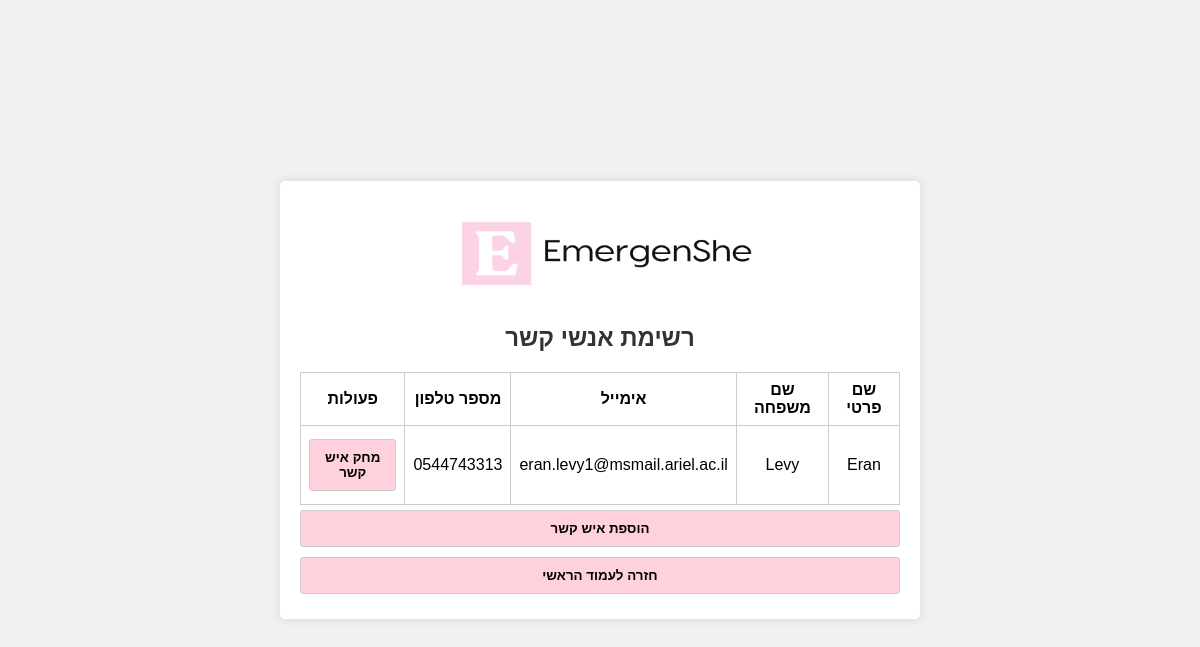
The page /users_contact (signed in) on the database its author committed.
### tables this page shows
CREATE TABLE "contact_list" (
        ID INTEGER PRIMARY KEY,
        UserID INTEGER,
        First_Name TEXT,
        Last_Name TEXT,
        Phone_Number TEXT,
        Email TEXT,
        password TEXT,
        is_active INTEGER
    );

### app/app.py (the view)
@app.route('/users_contact')
def users_contact():
    if 'email' in session:
        email = session['email'].lower()
        conn = get_db()
        cursor = conn.cursor()
        cursor.execute("SELECT ID FROM Users WHERE email=?", (email,))
        user_data = cursor.fetchone()
        if user_data:
            user_id = str(user_data[0])
            session['user_id'] = user_id
            query = "SELECT * FROM contact_list WHERE UserID=? AND is_active!='deleted'"
            cursor.execute(query, (user_id,))
            contacts = cursor.fetchall()
            cursor.close()
            print(f"Contacts fetched for {email}: {contacts}")
            return render_template('users_contact.html', contacts=contacts)
        else:
            return "User details not found. Please complete registration first."
    else:
        return redirect(url_for('user_login'))

### app/app.py (called while the page is built)
def get_db():
    db = getattr(g, '_database', None)
    if db is None:
        db = g._database = sqlite3.connect(app.config['DATABASE'])
    return db

@app.teardown_appcontext
def close_connection(exception):
    db = getattr(g, '_database', None)
    if db is not None:
        db.close()

### app/templates/users_contact.html (shortened to what this page needs)
<!DOCTYPE html>
<html lang="he" dir="rtl">
<head>
    <link rel="stylesheet" href="{{ url_for('static', filename='styles.css') }}">
</head>
<body>
    <div class="container" id="contact-container">
        <img src="{{ url_for('static', filename='logo.png') }}" alt="תיאור התמונה" width="320" height="100">
        <h2>רשימת אנשי קשר</h2>
        {% if contacts %}
            <table id="contact-table">
                <thead>
                    <tr>
                        <th>שם פרטי</th>
                        <th>שם משפחה</th>
                        <th>אימייל</th>
                        <th>מספר טלפון</th>
                        <th>פעולות</th>
                    </tr>
                </thead>
                <tbody>
                    {% for contact in contacts %}
                        <tr>
                            <td>{{ contact[2] }}</td>
                            <td>{{ contact[3] }}</td>
                            <td>{{ contact[5] }}</td>
                            <td>{{ contact[4] }}</td>
                            <td>
                                <button onclick="deleteContact('{{ contact[5] }}')">מחק איש קשר</button>
                            </td>
                        </tr>
                    {% endfor %}
                </tbody>
            </table>
        {% else %}
            <p>אין אנשי קשר זמינים.</p>
        {% endif %}
        <button onclick="window.location.href='{{ url_for('create_contact') }}'">הוספת איש קשר</button>
        <button onclick="window.location.href='{{ url_for('main_user_page') }}'">חזרה לעמוד הראשי</button>
    </div>
</body>
</html>

### app/static/styles.css (style rules this page uses)
body { font-family: Arial, sans-serif; margin: 0; padding: 0; background-color: #f0f0f0; display: flex; justify-content: center; align-items: center; height: 100vh; }
.container { width: 300px; background-color: #fff; padding: 20px; border-radius: 5px; box-shadow: 0 0 10px rgba(0,0,0,0.1); text-align: center; margin-top: auto; margin-bottom: auto; }
h2, h3 { color: #333; }
input, button { width: 100%; padding: 10px; margin: 5px 0; border: 1px solid #ccc; border-radius: 3px; box-sizing: border-box; }
button { cursor: pointer; background-color: #FFD1Dc; color: #000; display: block; font-weight: bold; }
button + button { margin-top: 10px; }
#contact-container { width: 600px; background-color: #fff; padding: 20px; border-radius: 5px; box-shadow: 0 0 10px rgba(0,0,0,0.1); text-align: center; margin-top: auto; margin-bottom: auto; }
#contact-table { width: 100%; margin-top: 20px; border-collapse: collapse; }
#contact-table th, #contact-table td { border: 1px solid #ccc; padding: 8px; }

### rows shown on the page
contact_list: First_Name "Eran", Last_Name "Levy", Email "eran.levy1@msmail.ariel.ac.il", Phone_Number "0544743313"
